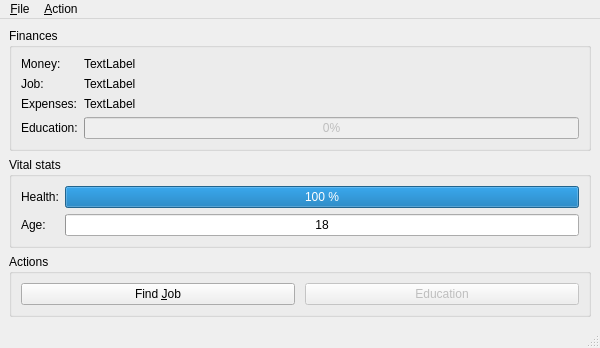
<?xml version="1.0" encoding="UTF-8"?>
<ui version="4.0">
 <class>MainWindow</class>
 <widget class="QMainWindow" name="MainWindow">
  <property name="geometry">
   <rect>
    <x>0</x>
    <y>0</y>
    <width>600</width>
    <height>330</height>
   </rect>
  </property>
  <property name="minimumSize">
   <size>
    <width>600</width>
    <height>0</height>
   </size>
  </property>
  <property name="windowTitle">
   <string notr="true">MyCareer</string>
  </property>
  <widget class="QWidget" name="centralwidget">
   <layout class="QVBoxLayout" name="verticalLayout">
    <item>
     <widget class="QGroupBox" name="groupBox_2">
      <property name="title">
       <string>Finances</string>
      </property>
      <layout class="QFormLayout" name="formLayout_2">
       <item row="0" column="0">
        <widget class="QLabel" name="label_2">
         <property name="text">
          <string>Money:</string>
         </property>
        </widget>
       </item>
       <item row="0" column="1">
        <widget class="QLabel" name="moneyLabel">
         <property name="text">
          <string notr="true">TextLabel</string>
         </property>
        </widget>
       </item>
       <item row="2" column="0">
        <widget class="QLabel" name="label_5">
         <property name="text">
          <string>Job:</string>
         </property>
        </widget>
       </item>
       <item row="2" column="1">
        <widget class="QLabel" name="jobLabel">
         <property name="text">
          <string notr="true">TextLabel</string>
         </property>
        </widget>
       </item>
       <item row="3" column="0">
        <widget class="QLabel" name="label_4">
         <property name="text">
          <string>Expenses:</string>
         </property>
        </widget>
       </item>
       <item row="3" column="1">
        <widget class="QLabel" name="expensesLabel">
         <property name="text">
          <string notr="true">TextLabel</string>
         </property>
        </widget>
       </item>
       <item row="4" column="0">
        <widget class="QLabel" name="label_6">
         <property name="text">
          <string>Education:</string>
         </property>
        </widget>
       </item>
       <item row="4" column="1">
        <widget class="QProgressBar" name="eduBar">
         <property name="enabled">
          <bool>false</bool>
         </property>
         <property name="maximum">
          <number>1</number>
         </property>
         <property name="value">
          <number>0</number>
         </property>
         <property name="format">
          <string notr="true">%p%</string>
         </property>
        </widget>
       </item>
      </layout>
     </widget>
    </item>
    <item>
     <widget class="QGroupBox" name="groupBox">
      <property name="title">
       <string>Vital stats</string>
      </property>
      <layout class="QFormLayout" name="formLayout">
       <item row="0" column="0">
        <widget class="QLabel" name="label_3">
         <property name="text">
          <string>Health:</string>
         </property>
        </widget>
       </item>
       <item row="0" column="1">
        <widget class="QProgressBar" name="healthBar">
         <property name="value">
          <number>100</number>
         </property>
         <property name="format">
          <string notr="true">%p %</string>
         </property>
        </widget>
       </item>
       <item row="1" column="0">
        <widget class="QLabel" name="label">
         <property name="text">
          <string>Age:</string>
         </property>
        </widget>
       </item>
       <item row="1" column="1">
        <widget class="QProgressBar" name="ageBar">
         <property name="minimum">
          <number>0</number>
         </property>
         <property name="maximum">
          <number>364</number>
         </property>
         <property name="value">
          <number>0</number>
         </property>
         <property name="format">
          <string notr="true">18</string>
         </property>
        </widget>
       </item>
      </layout>
     </widget>
    </item>
    <item>
     <widget class="QGroupBox" name="groupBox_3">
      <property name="title">
       <string>Actions</string>
      </property>
      <layout class="QHBoxLayout" name="horizontalLayout">
       <property name="spacing">
        <number>10</number>
       </property>
       <item>
        <widget class="QPushButton" name="findJobButton">
         <property name="text">
          <string>Find &amp;Job</string>
         </property>
        </widget>
       </item>
       <item>
        <widget class="QPushButton" name="eduButton">
         <property name="enabled">
          <bool>false</bool>
         </property>
         <property name="text">
          <string notr="true">Education</string>
         </property>
        </widget>
       </item>
      </layout>
     </widget>
    </item>
   </layout>
  </widget>
  <widget class="QMenuBar" name="menubar">
   <property name="geometry">
    <rect>
     <x>0</x>
     <y>0</y>
     <width>600</width>
     <height>21</height>
    </rect>
   </property>
   <widget class="QMenu" name="menu_File">
    <property name="title">
     <string>&amp;File</string>
    </property>
    <addaction name="action_Quit"/>
   </widget>
   <widget class="QMenu" name="menuAction">
    <property name="title">
     <string>&amp;Action</string>
    </property>
    <addaction name="action_Find_Job"/>
   </widget>
   <addaction name="menu_File"/>
   <addaction name="menuAction"/>
  </widget>
  <widget class="QStatusBar" name="_statusBar"/>
  <action name="action_Quit">
   <property name="text">
    <string>&amp;Quit</string>
   </property>
   <property name="shortcut">
    <string>Ctrl+Q</string>
   </property>
  </action>
  <action name="action_Find_Job">
   <property name="text">
    <string>&amp;Find Job</string>
   </property>
   <property name="shortcut">
    <string>Ctrl+J</string>
   </property>
  </action>
 </widget>
 <resources/>
 <connections>
  <connection>
   <sender>action_Quit</sender>
   <signal>activated()</signal>
   <receiver>MainWindow</receiver>
   <slot>close()</slot>
   <hints>
    <hint type="sourcelabel">
     <x>-1</x>
     <y>-1</y>
    </hint>
    <hint type="destinationlabel">
     <x>399</x>
     <y>299</y>
    </hint>
   </hints>
  </connection>
 </connections>
</ui>
